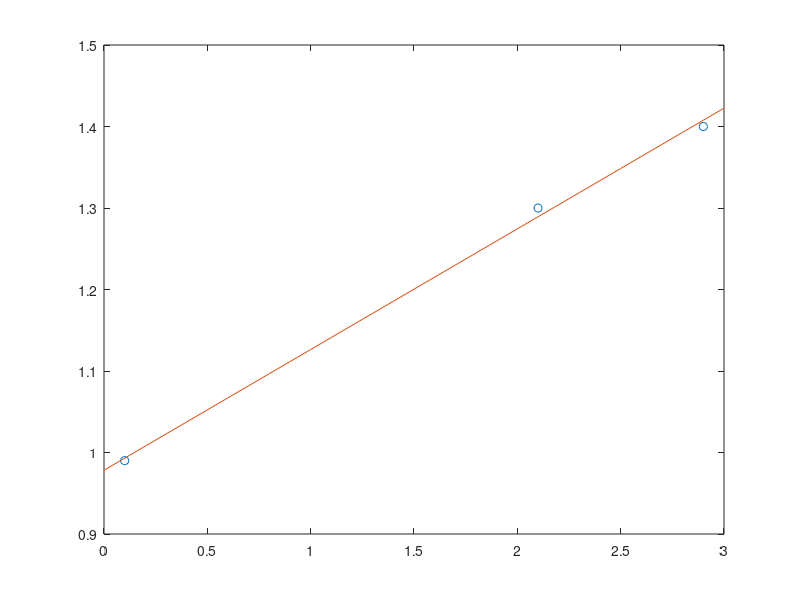

MATLAB code for this plot:
% Programm zum Beispiel im Skript

xmess = [0.1 2.1 2.9];
ymess = [0.99 1.3 1.4];
a       = polyfit(xmess,ymess,1);

xI = 0:0.1:3;
yI =polyval(a,xI);
plot(xmess,ymess,'o',xI,yI);